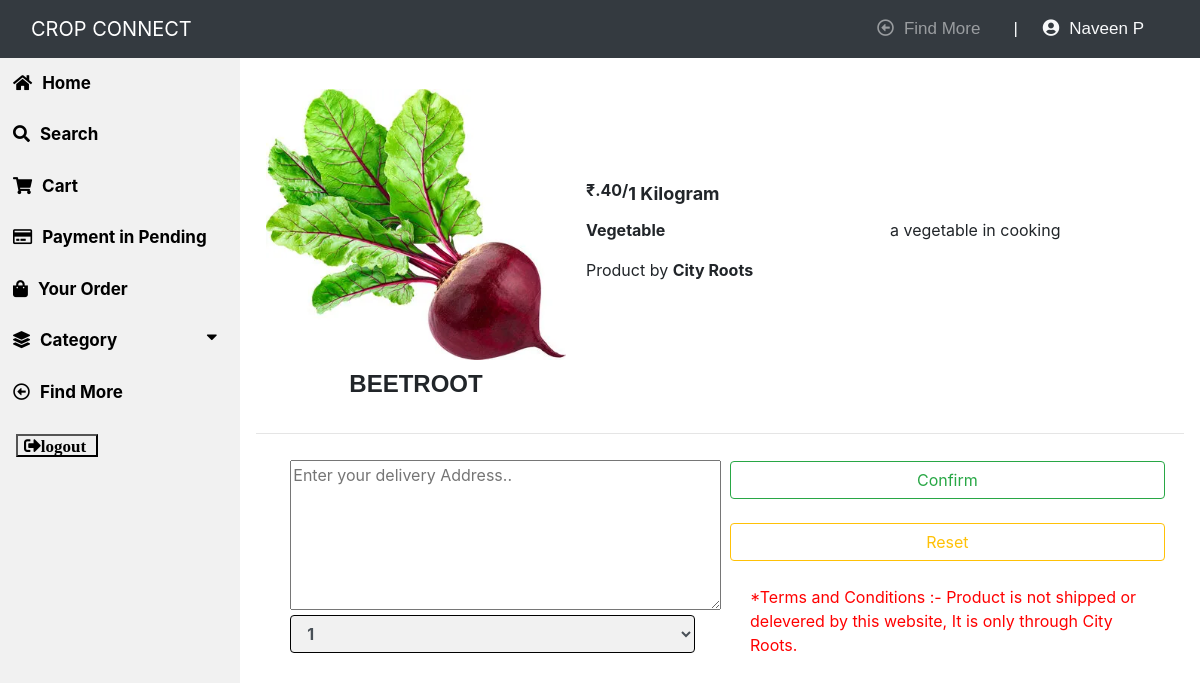
The app's page /4/visitor_order (signed in) with its own data.
### app/models.py (models this page shows, shortened)
class Visitor(models.Model):
    user = models.OneToOneField(User, on_delete=models.CASCADE)
    joindate = models.DateField(auto_now_add=True)
    email = models.EmailField(unique=True)
    gender = models.CharField(max_length=20)
    district = models.ForeignKey(District, on_delete=models.CASCADE)
    status = models.BooleanField(default=False)
    @property
    def get_name(self):
        return self.user.first_name+" "+self.user.last_name

class Product(models.Model):
    product_name = models.CharField(max_length=30)
    describe = models.CharField(max_length=1000)
    joindate = models.DateField(auto_now_add=True)
    image_1 = models.ImageField(upload_to='product image/')
    image_2 = models.ImageField(upload_to='product image/')
    image_3 = models.ImageField(upload_to='product image/')
    image_4 = models.ImageField(upload_to='product image/')
    seller = models.ForeignKey(Seller, on_delete=models.CASCADE)
    category = models.CharField(max_length=30)
    price = models.IntegerField()
    price_per_quantity = models.CharField(max_length=20)
    status = models.BooleanField(default=False)
    stock = models.BooleanField(default=True)
    activity = models.BooleanField(default=True)

class Seller(models.Model):
    user = models.OneToOneField(User, on_delete=models.CASCADE)
    joindate = models.DateField(auto_now_add=True)
    garden = models.CharField(max_length=50, unique=True)
    logo = models.ImageField(upload_to='seller logo/')
    email = models.EmailField()
    describe = models.CharField(max_length=1000)
    address = models.CharField(max_length=500)
    gender = models.CharField(max_length=20)
    district = models.ForeignKey(District, on_delete=models.CASCADE)
    status = models.BooleanField(default=False)

### app/views.py (the view)
# urls.py: path('<int:id>/visitor_order',visitor_order, name='visitor_order'),
@login_required(login_url='visitor_login')
@user_passes_test(is_visitor)
def visitor_order(request, id):
    product = Product.objects.all().get(id=id)
    if request.method=='POST':
        form=OrderForm(request.POST)
        if form.is_valid():
            product = Product.objects.all().get(id=id)
            visitor = request.user.visitor
            address = request.POST.get('address')
            quantity = request.POST.get('quantity')
            req=Order.objects.create(product=product, visitor=visitor, address=address, quantity=quantity)
            req.save()
            cart = Cart.objects.all().filter(product=id)
            if cart is not empty:
                cart.delete()
            return redirect('pending_order')
    else:
        form=OrderForm()
    return render(request, 'visitor/visitor_order.html',{'product':product, 'form':form})

### app/forms.py
class OrderForm(forms.ModelForm):
    quantity = forms.ChoiceField(choices=QUAN,widget=forms.Select(attrs={'class':'form-control'}), required=True)
    address = forms.CharField(widget=forms.Textarea(attrs={'class':'forms-control','placeholder':'Enter your delivery Address..'}), required=True)
    class Meta:
        model=Order
        fields=['quantity','address']

### app/views.py (called while the page is built)
def is_visitor(user):
    return user.groups.filter(name='VISITOR').exists()

### app/templates/visitor/visitor_order.html (shortened to what this page needs)
{% extends "visitor/visitor_market_home.html" %}
{% block content %}
{% load static %}
{% load crispy_forms_tags %}
<div class="content">
    <div class="content-wrapper">
        <div class="column">
          <img id="featured" src="{{product.image_1.url}}" >
          <h4 style="text-transform: uppercase; font-family: Cairo, sans-serif; text-align: center; padding-top: 10px;"><b>{{product.product_name}}</b></h4>
        </div>
        <div class="column">
            <p><b>₹.{{product.price}}/<sub style="font-size: 18px;">{{product.price_per_quantity}}</sub></b></p>
            <p><b>{{product.category}}</b></p>
            <p>Product by <b>{{product.seller.garden}}</b></p>
        </div>
        <div class="column">
            <p>{{product.describe}}</p>
        </div>
    </div><hr>
    <div>
      <form method="POST">
        <div class="content-wrapper">
          <div class="column1">
            <div class="form-group col-md-12 mb-0">
              {{ form.address  }}
            </div>
            <div class="form-group col-md-12 mb-0">
              {{ form.quantity  }}
            </div>
          </div>
          <div class="column1">
            <div class="submit">
              <button type="submit" class="btn btn-outline-success" style="width: 100%;" href="{% url 'pending_order' %}">Confirm</button><br><br>
              <button type="reset" class="btn btn-outline-warning" style="width: 100%;">Reset</button><br><br>
              <p style="color: red; padding-left: 20px; padding-right: 20px;">*Terms and Conditions :- Product is not shipped or delevered by this website, It is only through {{product.seller.garden}}.</p>
            </div>
          </div>
        </div>
      </form>
    </div>
</div>
{% endblock %}

### app/templates/visitor/visitor_market_home.html (shortened to what this page needs)
{% load crispy_forms_tags %}
<html>
    <head>
        <link rel="stylesheet" href="https://use.fontawesome.com/releases/v5.7.0/css/all.css">
        <link rel="stylesheet" href="https://maxcdn.bootstrapcdn.com/bootstrap/4.0.0/css/bootstrap.min.css">
        {% load static %}
        <link rel="stylesheet" type="text/css" href="{% static 'visitor/visitor_market_home.css' %}">
    </head>
    <body>
    <nav class="navbar navbar-dark navbar-expand-md sticky-top bg-dark">
        <div class="container-fluid"><a class="navbar-brand text-center" href="#" style="margin: 0px 0px;">CROP CONNECT</a>
            <div class="collapse navbar-collapse" id="navcol-1">
                <ul class="nav navbar-nav text-light ml-auto">
                    <li class="nav-item" role="presentation"><a class="nav-link" href="{% url 'visitor_home' %}"><i class="far fa-arrow-alt-circle-left"></i>Find More</a></li>
                    <li class="nav-item" role="presentation"><a class="bar">|</a></li>
                    <li class="nav-item" role="presentation"><a class="user"><i class="fas fa-user-circle"></i>{{user.visitor.get_name}}</a></li>
                </ul>
            </div>
        </div>
    </nav>
    <div class="sidebar">
        <a href="{% url 'visitor_market_home' %}"><i class="fas fa-home"></i>Home</a>
        <a href="{% url 'search' %}"><i class="fas fa-search"></i>Search</a>
        <a href="{% url 'cart' %}"><i class="fas fa-shopping-cart"></i>Cart</a>
        <a href="{% url 'pending_order' %}"><i class="far fa-credit-card" style="padding-right: 10px;"></i>Payment in Pending</a>
        <a href="{% url 'your_order' %}"><i class="fas fa-shopping-bag"></i>Your Order</a>
        <button class="dropdown-btn"><i class="fas fa-layer-group"></i>Category<i class="fas fa-caret-down"></i></button>
        <a href="{% url 'visitor_home' %}"><i class="far fa-arrow-alt-circle-left"></i>Find More</a>
        <div class="logout">
            <form method="post" action="{% url 'logout' %}">
                <button class="fas fa-sign-out-alt"  type="submit">logout</button>
            </form>
        </div>
    </div>
    {% block content %}{% endblock %}
    </body>
</html>

### app/static/visitor/visitor_market_home.css (style rules this page uses)
.sidebar { margin: 0; padding: 0; width: 20%; background-color:#f1f1f1; position: fixed; height: 93%; overflow: auto; }
.sidebar a, .dropdown-btn, .dropdown-container a { display: block; color: black; padding: 13px; font-size: 17px; font-weight: bold; text-decoration: none; border: none; background: none; width:100%; text-align: left; cursor: pointer; outline: none; }
.logout { display: block; color: black; padding: 16px; font-size: 17px; font-weight: bold; text-decoration: none; }
div.content { padding: 1px 16px; height: auto; width: 80%; float: right; }
.fa-caret-down { float: right; padding-right: 8px; }
.fas { padding-right: 10px; }
.far { padding-right: 10px; }
.nav-item { font-size: 17px; font-family:'Lucida Sans', 'Lucida Sans Regular', 'Lucida Grande', 'Lucida Sans Unicode', Geneva, Verdana, sans-serif; padding-right: 25px; }
ul { list-style-type: none; list-style: none; align-items: center; }

### app/templates/visitor/visitor_order.html (style rules this page uses)
#featured { max-width: 300px; max-height: 400px; object-fit: cover; cursor: pointer; border-radius: 5px; padding-top: 20px; }
.column { width: 350px; padding: 10px; }
.column1 { width: 49%; padding: 10px; }
.content-wrapper { display: flex; justify-content: center; align-items: center; }
textarea { height: 150px; }
.form-control { width: 100%; margin: 5px 0 22px 0; display: inline-block; font-weight: bold; border: 1px solid black; background: #f1f1f1; }

### records on screen
Product: image_1 (picture), product_name "BEETROOT", price "40", price_per_quantity "1 Kilogram", category "Vegetable", seller.garden "City Roots", describe "a vegetable in cooking"

### other values on screen
{{ user.visitor.get_name }} "Naveen P"
